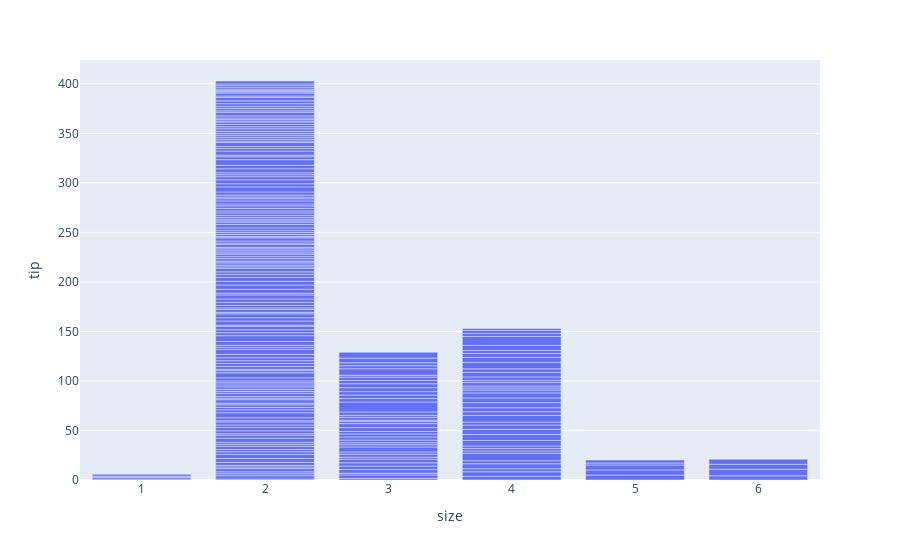

Notebook source saved alongside this figure:
### Code cell
#Bar Chat
fig= px.bar(df,x='size',y='tip')
fig.show()

### Figure 1 — Plotly figure (JSON) as saved in the notebook; plotly's stock layout.template omitted (floating-point values rounded to 4 significant figures; data arrays with more than 128 entries replaced by an {"elided": "..."} marker saying what was removed)
{"data": [{"alignmentgroup": "True", "hovertemplate": "size=%{x}<br>tip=%{y}<extra></extra>", "legendgroup": "", "marker": {"color": "#636efa", "pattern": {"shape": ""}}, "name": "", "offsetgroup": "", "orientation": "v", "showlegend": false, "textposition": "auto", "type": "bar", "x": {"elided": "244 int values"}, "xaxis": "x", "y": {"elided": "244 float values"}, "yaxis": "y"}], "layout": {"autosize": true, "barmode": "relative", "legend": {"tracegroupgap": 0}, "margin": {"t": 60}, "xaxis": {"anchor": "y", "autorange": true, "domain": [0, 1], "range": [0.5, 6.5], "title": {"text": "size"}, "type": "linear"}, "yaxis": {"anchor": "x", "autorange": true, "domain": [0, 1], "range": [0, 424.0], "title": {"text": "tip"}, "type": "linear"}}}
